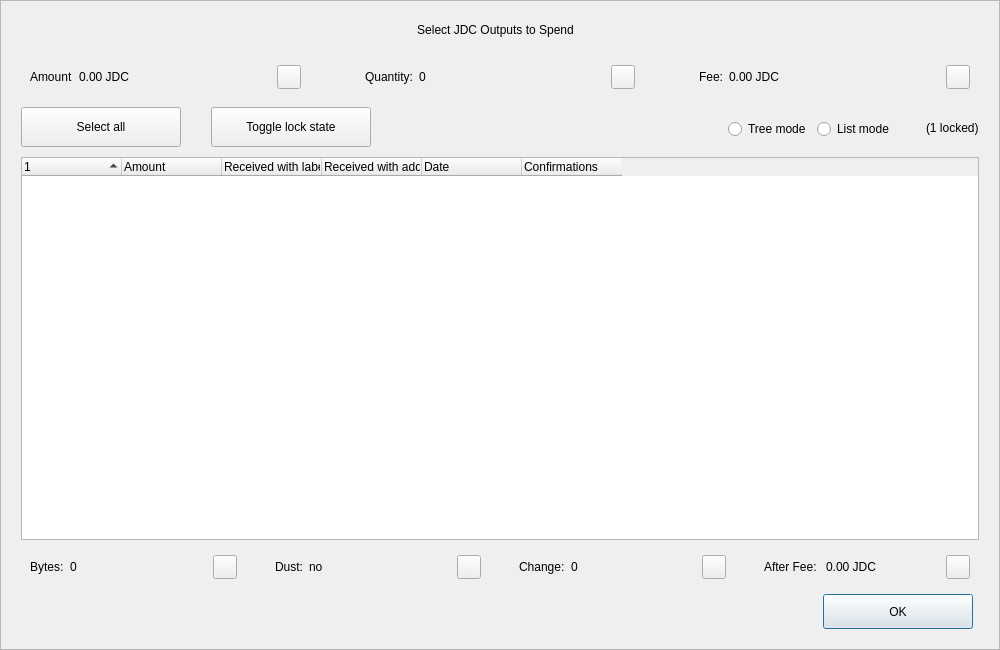
<?xml version="1.0" encoding="UTF-8"?>
<ui version="4.0">
 <class>CoinControlDialog</class>
 <widget class="QDialog" name="CoinControlDialog">
  <property name="geometry">
   <rect>
    <x>0</x>
    <y>0</y>
    <width>1000</width>
    <height>650</height>
   </rect>
  </property>
  <property name="minimumSize">
   <size>
    <width>950</width>
    <height>650</height>
   </size>
  </property>
  <property name="windowTitle">
   <string>Coin Selection</string>
  </property>
  <property name="styleSheet">
   <string notr="true"/>
  </property>
  <layout class="QVBoxLayout" name="verticalLayout">
   <property name="spacing">
    <number>0</number>
   </property>
   <property name="leftMargin">
    <number>0</number>
   </property>
   <property name="topMargin">
    <number>0</number>
   </property>
   <property name="rightMargin">
    <number>0</number>
   </property>
   <property name="bottomMargin">
    <number>0</number>
   </property>
   <item>
    <widget class="QFrame" name="frameContainer">
     <property name="toolTipDuration">
      <number>0</number>
     </property>
     <property name="frameShape">
      <enum>QFrame::StyledPanel</enum>
     </property>
     <property name="frameShadow">
      <enum>QFrame::Raised</enum>
     </property>
     <layout class="QVBoxLayout" name="verticalLayout_2">
      <property name="leftMargin">
       <number>0</number>
      </property>
      <property name="rightMargin">
       <number>0</number>
      </property>
      <property name="bottomMargin">
       <number>20</number>
      </property>
      <item>
       <layout class="QHBoxLayout" name="horizontalLayout_12">
        <property name="spacing">
         <number>0</number>
        </property>
        <property name="leftMargin">
         <number>20</number>
        </property>
        <property name="rightMargin">
         <number>30</number>
        </property>
        <item>
         <spacer name="horizontalSpacer_4">
          <property name="orientation">
           <enum>Qt::Horizontal</enum>
          </property>
          <property name="sizeHint" stdset="0">
           <size>
            <width>40</width>
            <height>20</height>
           </size>
          </property>
         </spacer>
        </item>
        <item>
         <widget class="QLabel" name="labelTitle">
          <property name="minimumSize">
           <size>
            <width>0</width>
            <height>40</height>
           </size>
          </property>
          <property name="maximumSize">
           <size>
            <width>16777215</width>
            <height>40</height>
           </size>
          </property>
          <property name="text">
           <string>Select JDC Outputs to Spend</string>
          </property>
          <property name="alignment">
           <set>Qt::AlignCenter</set>
          </property>
          <property name="margin">
           <number>7</number>
          </property>
         </widget>
        </item>
        <item>
         <spacer name="horizontalSpacer_5">
          <property name="orientation">
           <enum>Qt::Horizontal</enum>
          </property>
          <property name="sizeHint" stdset="0">
           <size>
            <width>40</width>
            <height>20</height>
           </size>
          </property>
         </spacer>
        </item>
       </layout>
      </item>
      <item>
       <layout class="QHBoxLayout" name="horizontalLayout_8">
        <property name="leftMargin">
         <number>20</number>
        </property>
        <property name="rightMargin">
         <number>20</number>
        </property>
        <item>
         <widget class="QWidget" name="layoutAmount" native="true">
          <layout class="QHBoxLayout" name="horizontalLayout_9" stretch="0,1,0">
           <item>
            <widget class="QLabel" name="labelCoinControlAmountText">
             <property name="text">
              <string>Amount</string>
             </property>
            </widget>
           </item>
           <item>
            <widget class="QLabel" name="labelCoinControlAmount">
             <property name="text">
              <string>0.00 JDC</string>
             </property>
            </widget>
           </item>
           <item alignment="Qt::AlignHCenter|Qt::AlignVCenter">
            <widget class="QPushButton" name="pushButtonAmount">
             <property name="minimumSize">
              <size>
               <width>0</width>
               <height>24</height>
              </size>
             </property>
             <property name="maximumSize">
              <size>
               <width>24</width>
               <height>26</height>
              </size>
             </property>
             <property name="focusPolicy">
              <enum>Qt::NoFocus</enum>
             </property>
             <property name="styleSheet">
              <string notr="true">padding-bottom:2px;
padding-right:4px;</string>
             </property>
             <property name="text">
              <string/>
             </property>
            </widget>
           </item>
          </layout>
         </widget>
        </item>
        <item>
         <spacer name="horizontalSpacer_2">
          <property name="orientation">
           <enum>Qt::Horizontal</enum>
          </property>
          <property name="sizeType">
           <enum>QSizePolicy::Fixed</enum>
          </property>
          <property name="sizeHint" stdset="0">
           <size>
            <width>40</width>
            <height>20</height>
           </size>
          </property>
         </spacer>
        </item>
        <item>
         <widget class="QWidget" name="layoutQuantity" native="true">
          <layout class="QHBoxLayout" name="horizontalLayout_10" stretch="0,1,0">
           <item>
            <widget class="QLabel" name="labelCoinControlQuantityText">
             <property name="text">
              <string>Quantity:</string>
             </property>
            </widget>
           </item>
           <item>
            <widget class="QLabel" name="labelCoinControlQuantity">
             <property name="text">
              <string>0</string>
             </property>
            </widget>
           </item>
           <item alignment="Qt::AlignHCenter|Qt::AlignVCenter">
            <widget class="QPushButton" name="pushButtonQuantity">
             <property name="minimumSize">
              <size>
               <width>0</width>
               <height>24</height>
              </size>
             </property>
             <property name="maximumSize">
              <size>
               <width>24</width>
               <height>26</height>
              </size>
             </property>
             <property name="focusPolicy">
              <enum>Qt::NoFocus</enum>
             </property>
             <property name="styleSheet">
              <string notr="true">padding-bottom:2px;
               padding-right:4px;</string>
             </property>
             <property name="text">
              <string/>
             </property>
            </widget>
           </item>
          </layout>
         </widget>
        </item>
        <item>
         <spacer name="horizontalSpacer_22">
          <property name="orientation">
           <enum>Qt::Horizontal</enum>
          </property>
          <property name="sizeType">
           <enum>QSizePolicy::Fixed</enum>
          </property>
          <property name="sizeHint" stdset="0">
           <size>
            <width>40</width>
            <height>20</height>
           </size>
          </property>
         </spacer>
        </item>
        <item>
         <widget class="QWidget" name="layoutFee" native="true">
          <layout class="QHBoxLayout" name="horizontalLayout_11" stretch="0,1,0">
           <item>
            <widget class="QLabel" name="labelCoinControlFeeText">
             <property name="text">
              <string>Fee:</string>
             </property>
            </widget>
           </item>
           <item>
            <widget class="QLabel" name="labelCoinControlFee">
             <property name="text">
              <string>0.00 JDC</string>
             </property>
            </widget>
           </item>
           <item alignment="Qt::AlignHCenter|Qt::AlignVCenter">
            <widget class="QPushButton" name="pushButtonFee">
             <property name="minimumSize">
              <size>
               <width>0</width>
               <height>24</height>
              </size>
             </property>
             <property name="maximumSize">
              <size>
               <width>24</width>
               <height>26</height>
              </size>
             </property>
             <property name="focusPolicy">
              <enum>Qt::NoFocus</enum>
             </property>
             <property name="styleSheet">
              <string notr="true">padding-bottom:2px;
               padding-right:4px;</string>
             </property>
             <property name="text">
              <string/>
             </property>
            </widget>
           </item>
          </layout>
         </widget>
        </item>
       </layout>
      </item>
      <item>
       <widget class="QFrame" name="frame">
        <property name="minimumSize">
         <size>
          <width>0</width>
          <height>40</height>
         </size>
        </property>
        <property name="styleSheet">
         <string notr="true">#frame {
	border:0;
}</string>
        </property>
        <property name="frameShape">
         <enum>QFrame::StyledPanel</enum>
        </property>
        <property name="frameShadow">
         <enum>QFrame::Sunken</enum>
        </property>
        <layout class="QHBoxLayout" name="horizontalLayout">
         <property name="spacing">
          <number>0</number>
         </property>
         <property name="leftMargin">
          <number>20</number>
         </property>
         <property name="topMargin">
          <number>0</number>
         </property>
         <property name="rightMargin">
          <number>20</number>
         </property>
         <property name="bottomMargin">
          <number>0</number>
         </property>
         <item>
          <layout class="QHBoxLayout" name="horizontalLayoutPanel" stretch="0,0,0,0,0,0">
           <property name="spacing">
            <number>20</number>
           </property>
           <item>
            <widget class="QPushButton" name="pushButtonSelectAll">
             <property name="sizePolicy">
              <sizepolicy hsizetype="Maximum" vsizetype="Fixed">
               <horstretch>0</horstretch>
               <verstretch>0</verstretch>
              </sizepolicy>
             </property>
             <property name="minimumSize">
              <size>
               <width>160</width>
               <height>40</height>
              </size>
             </property>
             <property name="maximumSize">
              <size>
               <width>16777215</width>
               <height>40</height>
              </size>
             </property>
             <property name="text">
              <string>Select all</string>
             </property>
             <property name="checkable">
              <bool>true</bool>
             </property>
             <property name="checked">
              <bool>false</bool>
             </property>
             <property name="autoExclusive">
              <bool>false</bool>
             </property>
             <property name="autoDefault">
              <bool>false</bool>
             </property>
            </widget>
           </item>
           <item>
            <spacer name="horizontalSpacer_6">
             <property name="orientation">
              <enum>Qt::Horizontal</enum>
             </property>
             <property name="sizeType">
              <enum>QSizePolicy::Fixed</enum>
             </property>
             <property name="sizeHint" stdset="0">
              <size>
               <width>10</width>
               <height>20</height>
              </size>
             </property>
            </spacer>
           </item>
           <item>
            <widget class="QPushButton" name="pushButtonToggleLock">
             <property name="sizePolicy">
              <sizepolicy hsizetype="Maximum" vsizetype="Fixed">
               <horstretch>0</horstretch>
               <verstretch>0</verstretch>
              </sizepolicy>
             </property>
             <property name="minimumSize">
              <size>
               <width>160</width>
               <height>40</height>
              </size>
             </property>
             <property name="maximumSize">
              <size>
               <width>16777215</width>
               <height>40</height>
              </size>
             </property>
             <property name="text">
              <string>Toggle lock state</string>
             </property>
             <property name="checkable">
              <bool>true</bool>
             </property>
             <property name="autoExclusive">
              <bool>false</bool>
             </property>
             <property name="autoDefault">
              <bool>false</bool>
             </property>
            </widget>
           </item>
           <item>
            <spacer name="horizontalSpacer_7">
             <property name="orientation">
              <enum>Qt::Horizontal</enum>
             </property>
             <property name="sizeType">
              <enum>QSizePolicy::Expanding</enum>
             </property>
             <property name="sizeHint" stdset="0">
              <size>
               <width>30</width>
               <height>20</height>
              </size>
             </property>
            </spacer>
           </item>
           <item alignment="Qt::AlignRight">
            <widget class="QGroupBox" name="groupBox_2">
             <property name="styleSheet">
              <string notr="true">#groupBox_2 {
    background-color:transparent;
    border-radius:0;
}</string>
             </property>
             <property name="title">
              <string/>
             </property>
             <layout class="QHBoxLayout" name="horizontalLayout_14">
              <item>
               <widget class="QRadioButton" name="radioTreeMode">
                <property name="sizePolicy">
                 <sizepolicy hsizetype="Maximum" vsizetype="Fixed">
                  <horstretch>0</horstretch>
                  <verstretch>0</verstretch>
                 </sizepolicy>
                </property>
                <property name="text">
                 <string>Tree mode</string>
                </property>
               </widget>
              </item>
              <item>
               <widget class="QRadioButton" name="radioListMode">
                <property name="sizePolicy">
                 <sizepolicy hsizetype="Maximum" vsizetype="Fixed">
                  <horstretch>0</horstretch>
                  <verstretch>0</verstretch>
                 </sizepolicy>
                </property>
                <property name="text">
                 <string>List mode</string>
                </property>
                <property name="checked">
                 <bool>false</bool>
                </property>
               </widget>
              </item>
             </layout>
            </widget>
           </item>
           <item>
            <widget class="QLabel" name="labelLocked">
             <property name="text">
              <string>(1 locked)</string>
             </property>
            </widget>
           </item>
          </layout>
         </item>
        </layout>
       </widget>
      </item>
      <item>
       <layout class="QHBoxLayout" name="horizontalLayout_13">
        <property name="leftMargin">
         <number>20</number>
        </property>
        <property name="rightMargin">
         <number>20</number>
        </property>
        <item>
         <widget class="CoinControlTreeWidget" name="treeWidget">
          <property name="contextMenuPolicy">
           <enum>Qt::CustomContextMenu</enum>
          </property>
          <property name="styleSheet">
           <string notr="true"/>
          </property>
          <property name="sortingEnabled">
           <bool>false</bool>
          </property>
          <property name="columnCount">
           <number>6</number>
          </property>
          <attribute name="headerShowSortIndicator" stdset="0">
           <bool>true</bool>
          </attribute>
          <attribute name="headerStretchLastSection">
           <bool>false</bool>
          </attribute>
          <column>
           <property name="text">
            <string/>
           </property>
          </column>
          <column>
           <property name="text">
            <string>Amount</string>
           </property>
          </column>
          <column>
           <property name="text">
            <string>Received with label</string>
           </property>
          </column>
          <column>
           <property name="text">
            <string>Received with address</string>
           </property>
          </column>
          <column>
           <property name="text">
            <string>Date</string>
           </property>
          </column>
          <column>
           <property name="text">
            <string>Confirmations</string>
           </property>
           <property name="toolTip">
            <string>Confirmed</string>
           </property>
          </column>
         </widget>
        </item>
       </layout>
      </item>
      <item>
       <layout class="QHBoxLayout" name="horizontalLayout_3">
        <property name="spacing">
         <number>20</number>
        </property>
        <property name="leftMargin">
         <number>20</number>
        </property>
        <property name="rightMargin">
         <number>20</number>
        </property>
        <item>
         <widget class="QWidget" name="layoutBytes" native="true">
          <layout class="QHBoxLayout" name="horizontalLayout_4" stretch="0,1,0">
           <item>
            <widget class="QLabel" name="labelCoinControlBytesText">
             <property name="text">
              <string>Bytes:</string>
             </property>
            </widget>
           </item>
           <item>
            <widget class="QLabel" name="labelCoinControlBytes">
             <property name="text">
              <string>0</string>
             </property>
            </widget>
           </item>
           <item alignment="Qt::AlignHCenter|Qt::AlignVCenter">
            <widget class="QPushButton" name="pushButtonBytes">
             <property name="minimumSize">
              <size>
               <width>0</width>
               <height>24</height>
              </size>
             </property>
             <property name="maximumSize">
              <size>
               <width>24</width>
               <height>26</height>
              </size>
             </property>
             <property name="focusPolicy">
              <enum>Qt::NoFocus</enum>
             </property>
             <property name="styleSheet">
              <string notr="true">padding-bottom:2px;
               padding-right:4px;</string>
             </property>
             <property name="text">
              <string/>
             </property>
            </widget>
           </item>
          </layout>
         </widget>
        </item>
        <item>
         <widget class="QWidget" name="layoutDust" native="true">
          <layout class="QHBoxLayout" name="horizontalLayout_5" stretch="0,1,0">
           <item>
            <widget class="QLabel" name="labelCoinControlLowOutputText">
             <property name="text">
              <string>Dust:</string>
             </property>
            </widget>
           </item>
           <item>
            <widget class="QLabel" name="labelCoinControlLowOutput">
             <property name="text">
              <string>no</string>
             </property>
            </widget>
           </item>
           <item alignment="Qt::AlignHCenter|Qt::AlignVCenter">
            <widget class="QPushButton" name="pushButtonDust">
             <property name="minimumSize">
              <size>
               <width>0</width>
               <height>24</height>
              </size>
             </property>
             <property name="maximumSize">
              <size>
               <width>24</width>
               <height>26</height>
              </size>
             </property>
             <property name="focusPolicy">
              <enum>Qt::NoFocus</enum>
             </property>
             <property name="styleSheet">
              <string notr="true">padding-bottom:2px;
               padding-right:4px;</string>
             </property>
             <property name="text">
              <string/>
             </property>
            </widget>
           </item>
          </layout>
         </widget>
        </item>
        <item>
         <widget class="QWidget" name="layoutChange" native="true">
          <layout class="QHBoxLayout" name="horizontalLayout_6" stretch="0,1,0">
           <item>
            <widget class="QLabel" name="labelCoinControlChangeText">
             <property name="text">
              <string>Change:</string>
             </property>
            </widget>
           </item>
           <item>
            <widget class="QLabel" name="labelCoinControlChange">
             <property name="text">
              <string>0</string>
             </property>
            </widget>
           </item>
           <item alignment="Qt::AlignHCenter|Qt::AlignVCenter">
            <widget class="QPushButton" name="pushButtonChange">
             <property name="minimumSize">
              <size>
               <width>0</width>
               <height>24</height>
              </size>
             </property>
             <property name="maximumSize">
              <size>
               <width>24</width>
               <height>26</height>
              </size>
             </property>
             <property name="focusPolicy">
              <enum>Qt::NoFocus</enum>
             </property>
             <property name="styleSheet">
              <string notr="true">padding-bottom:2px;
               padding-right:4px;</string>
             </property>
             <property name="text">
              <string/>
             </property>
            </widget>
           </item>
          </layout>
         </widget>
        </item>
        <item>
         <widget class="QWidget" name="layoutAfter" native="true">
          <layout class="QHBoxLayout" name="horizontalLayout_7" stretch="0,1,0">
           <item>
            <widget class="QLabel" name="labelCoinControlAfterFeeText">
             <property name="text">
              <string>After Fee: </string>
             </property>
            </widget>
           </item>
           <item>
            <widget class="QLabel" name="labelCoinControlAfterFee">
             <property name="text">
              <string>0.00 JDC</string>
             </property>
            </widget>
           </item>
           <item alignment="Qt::AlignHCenter|Qt::AlignVCenter">
            <widget class="QPushButton" name="pushButtonAlterFee">
             <property name="minimumSize">
              <size>
               <width>0</width>
               <height>24</height>
              </size>
             </property>
             <property name="maximumSize">
              <size>
               <width>24</width>
               <height>26</height>
              </size>
             </property>
             <property name="focusPolicy">
              <enum>Qt::NoFocus</enum>
             </property>
             <property name="styleSheet">
              <string notr="true">padding-bottom:2px;
               padding-right:4px;</string>
             </property>
             <property name="text">
              <string/>
             </property>
            </widget>
           </item>
          </layout>
         </widget>
        </item>
       </layout>
      </item>
      <item>
       <layout class="QHBoxLayout" name="horizontalLayout_2">
        <property name="spacing">
         <number>0</number>
        </property>
        <property name="leftMargin">
         <number>20</number>
        </property>
        <property name="rightMargin">
         <number>26</number>
        </property>
        <item>
         <spacer name="horizontalSpacer_3">
          <property name="orientation">
           <enum>Qt::Horizontal</enum>
          </property>
          <property name="sizeHint" stdset="0">
           <size>
            <width>558</width>
            <height>20</height>
           </size>
          </property>
         </spacer>
        </item>
        <item>
         <widget class="QPushButton" name="pushButtonOk">
          <property name="minimumSize">
           <size>
            <width>150</width>
            <height>35</height>
           </size>
          </property>
          <property name="text">
           <string>OK</string>
          </property>
         </widget>
        </item>
       </layout>
      </item>
     </layout>
    </widget>
   </item>
  </layout>
 </widget>
 <customwidgets>
  <customwidget>
   <class>CoinControlTreeWidget</class>
   <extends>QTreeWidget</extends>
   <header>coincontroltreewidget.h</header>
  </customwidget>
 </customwidgets>
 <resources/>
 <connections/>
</ui>
